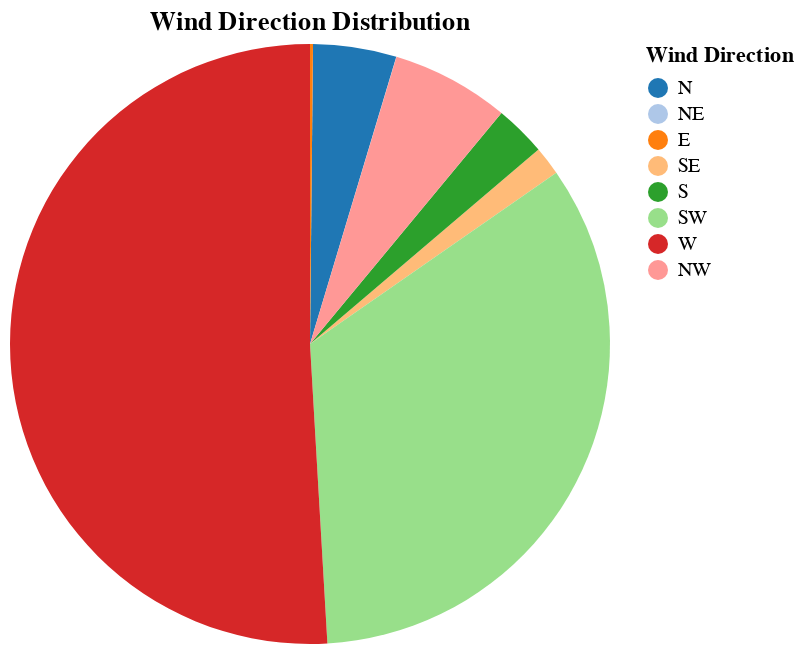

Here is the notebook cell this chart was saved with:
### Markdown cell above
## Wind Direction Analysis
What are the dominant wind directions and seasonal patterns?

### Code cell
# Finding wind direction frequency
direction_counts = df['Primary_Wind_Direction'].value_counts().reset_index()
direction_counts.columns = ['Direction', 'Count']
direction_counts['Percentage'] = (direction_counts['Count'] / direction_counts['Count'].sum()) * 100

# Order directions clockwise starting from North
direction_order = ['N', 'NE', 'E', 'SE', 'S', 'SW', 'W', 'NW']

# Create a properly ordered DataFrame
ordered_data = []
for direction in direction_order:
    if direction in direction_counts['Direction'].values:
        row = direction_counts[direction_counts['Direction'] == direction].iloc[0]
        ordered_data.append(row)

direction_counts_ordered = pd.DataFrame(ordered_data)

# Create wind distribution pie chart
wind_distribution_pie = alt.Chart(direction_counts_ordered).mark_arc().encode(
    theta=alt.Theta('Count:Q'),
    color=alt.Color('Direction:N', 
                    scale=alt.Scale(scheme='category20'),
                    sort=direction_order,
                    legend=alt.Legend(title="Wind Direction"))
).properties(
    title='Wind Direction Distribution'
)

wind_distribution_pie

### Figure 1 — Vega-Lite specification as saved in the notebook (floating-point values rounded to 4 significant figures)
{"config": {"view": {"continuousWidth": 300, "continuousHeight": 300}}, "data": {"name": "data-cbc4e9add6a4da207f6ccf5c109bd231"}, "mark": {"type": "arc"}, "encoding": {"color": {"field": "Direction", "legend": {"title": "Wind Direction"}, "scale": {"scheme": "category20"}, "sort": ["N", "NE", "E", "SE", "S", "SW", "W", "NW"], "type": "nominal"}, "theta": {"field": "Count", "type": "quantitative"}}, "title": "Wind Direction Distribution", "$schema": "https://vega.github.io/schema/vega-lite/v5.20.1.json", "datasets": {"data-cbc4e9add6a4da207f6ccf5c109bd231": [{"Direction": "N", "Count": 393, "Percentage": 4.486}, {"Direction": "NE", "Count": 1, "Percentage": 0.01142}, {"Direction": "E", "Count": 14, "Percentage": 0.1598}, {"Direction": "SE", "Count": 136, "Percentage": 1.553}, {"Direction": "S", "Count": 242, "Percentage": 2.763}, {"Direction": "SW", "Count": 2956, "Percentage": 33.74}, {"Direction": "W", "Count": 4461, "Percentage": 50.92}, {"Direction": "NW", "Count": 557, "Percentage": 6.358}]}}
